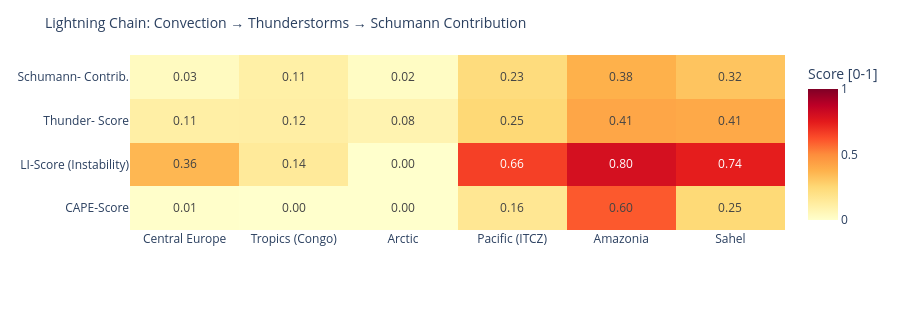

Write notebook code for a chart like this one.
### Code cell
# ============================================================
# LIGHTNING CHAIN: Convection → Thunderstorms → Schumann
# Shows the causal chain per measurement point as heatmap
# ============================================================

def cape_score(v):
    """CAPE → normalized score [0,1]"""
    if v is None or pd.isna(v): return 0.0
    return min(1.0, float(v) / 3000)

def li_score(v):
    """Lifted Index: negative = unstable → score [0,1]"""
    if v is None or pd.isna(v): return 0.3
    return min(1.0, max(0.0, (-float(v) + 6) / 12))

def cloud_score(v):
    if v is None or pd.isna(v): return 0.3
    return float(v) / 100

def thunder_score(row):
    """Kombinierter Gewitterwahrscheinlichkeits-Score
    CAPE + LI + Bedeckung + WMO-Gewitter + konvektiver Niederschlag (showers)
    Hinweis: X-Ray und Kp sind kein Bestandteil – nur geomagn./solarer Kontext.
    """
    cs = cape_score(row.get('cape'))
    ls = li_score(row.get('li'))
    cl = cloud_score(row.get('cloud'))
    t  = 1.0 if row.get('thunderstorm') else 0.0
    # Convective precipitation (showers) as additional indicator
    sh = min(1.0, (row.get('showers') or 0) / 5.0)
    return round(cs * 0.30 + ls * 0.25 + cl * 0.15 + t * 0.20 + sh * 0.10, 3)

def schumann_contribution(t_score, lat):
    """Schumann contribution: higher in tropics (±30°), scaled by thunderstorm score"""
    lat_weight = max(0.3, 1.0 - abs(lat) / 60)
    return round(t_score * lat_weight, 3)

df_atm['cape_score']   = df_atm.apply(lambda r: cape_score(r['cape']), axis=1)
df_atm['li_score']     = df_atm.apply(lambda r: li_score(r['li']),    axis=1)
df_atm['thunder_score']= df_atm.apply(lambda r: thunder_score(r.to_dict()), axis=1)
df_atm['schumann_contribution'] = df_atm.apply(
    lambda r: schumann_contribution(r['thunder_score'], r['lat']), axis=1)

metrics = ['cape_score', 'li_score', 'thunder_score', 'schumann_contribution']
labels  = ['CAPE-Score', 'LI-Score\n(Instability)', 'Thunder-\nScore', 'Schumann-\nContrib.']
z_data  = [df_atm[m].tolist() for m in metrics]

fig = go.Figure(go.Heatmap(
    z=z_data,
    x=df_atm['point'].tolist(),
    y=labels,
    colorscale='YlOrRd',
    zmin=0, zmax=1,
    text=[[f'{v:.2f}' for v in row] for row in z_data],
    texttemplate='%{text}', textfont=dict(size=12),
    colorbar=dict(title='Score [0-1]')
))
fig.update_layout(
    title=dict(text='Lightning Chain: Convection → Thunderstorms → Schumann Contribution', font=dict(size=14)),
    height=310,
    plot_bgcolor='rgba(0,0,0,0)', paper_bgcolor='rgba(0,0,0,0)',
    margin=dict(l=130, r=80, t=55, b=80)
)
fig.show()

### Figure 1 — Plotly figure (JSON) as saved in the notebook; plotly's stock layout.template omitted (floating-point values rounded to 4 significant figures)
{"data": [{"colorbar": {"title": {"text": "Score [0-1]"}}, "colorscale": [[0.0, "rgb(255,255,204)"], [0.125, "rgb(255,237,160)"], [0.25, "rgb(254,217,118)"], [0.375, "rgb(254,178,76)"], [0.5, "rgb(253,141,60)"], [0.625, "rgb(252,78,42)"], [0.75, "rgb(227,26,28)"], [0.875, "rgb(189,0,38)"], [1.0, "rgb(128,0,38)"]], "text": [["0.01", "0.00", "0.00", "0.16", "0.60", "0.25"], ["0.36", "0.14", "0.00", "0.66", "0.80", "0.74"], ["0.11", "0.12", "0.08", "0.25", "0.41", "0.41"], ["0.03", "0.11", "0.02", "0.23", "0.38", "0.32"]], "textfont": {"size": 12}, "texttemplate": "%{text}", "type": "heatmap", "x": ["Central Europe", "Tropics (Congo)", "Arctic", "Pacific (ITCZ)", "Amazonia", "Sahel"], "y": ["CAPE-Score", "LI-Score\n(Instability)", "Thunder-\nScore", "Schumann-\nContrib."], "z": [[0.006667, 0.0, 0.0, 0.1633, 0.6033, 0.2467], [0.3583, 0.1417, 0.0, 0.6583, 0.8, 0.7417], [0.111, 0.115, 0.08, 0.25, 0.414, 0.406], [0.033, 0.107, 0.024, 0.229, 0.379, 0.318]], "zmax": 1, "zmin": 0}], "layout": {"height": 310, "margin": {"b": 80, "l": 130, "r": 80, "t": 55}, "paper_bgcolor": "rgba(0,0,0,0)", "plot_bgcolor": "rgba(0,0,0,0)", "title": {"font": {"size": 14}, "text": "Lightning Chain: Convection → Thunderstorms → Schumann Contribution"}}}
